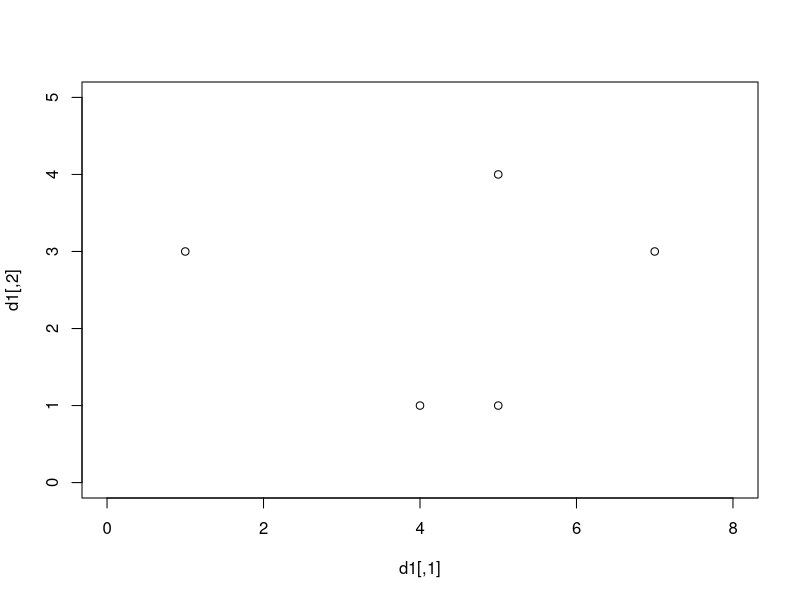

Recreate this plot in R. (Note: this script raises an error after producing the figure.)
x1 <- c(1,3)
x2 <- c(4,1)
x3 <- c(5,1)
x4 <- c(5,4)
x5 <- c(7,3)
d1 <- rbind(x1,x2,x3,x4,x5)
d1
plot(d1,xlim=c(0,8),ylim=c(0,5))

d1.sing <- hclust(dist(d1),method="single") 
plclust(d1.sing)
cutree(d1.sing,2) 
